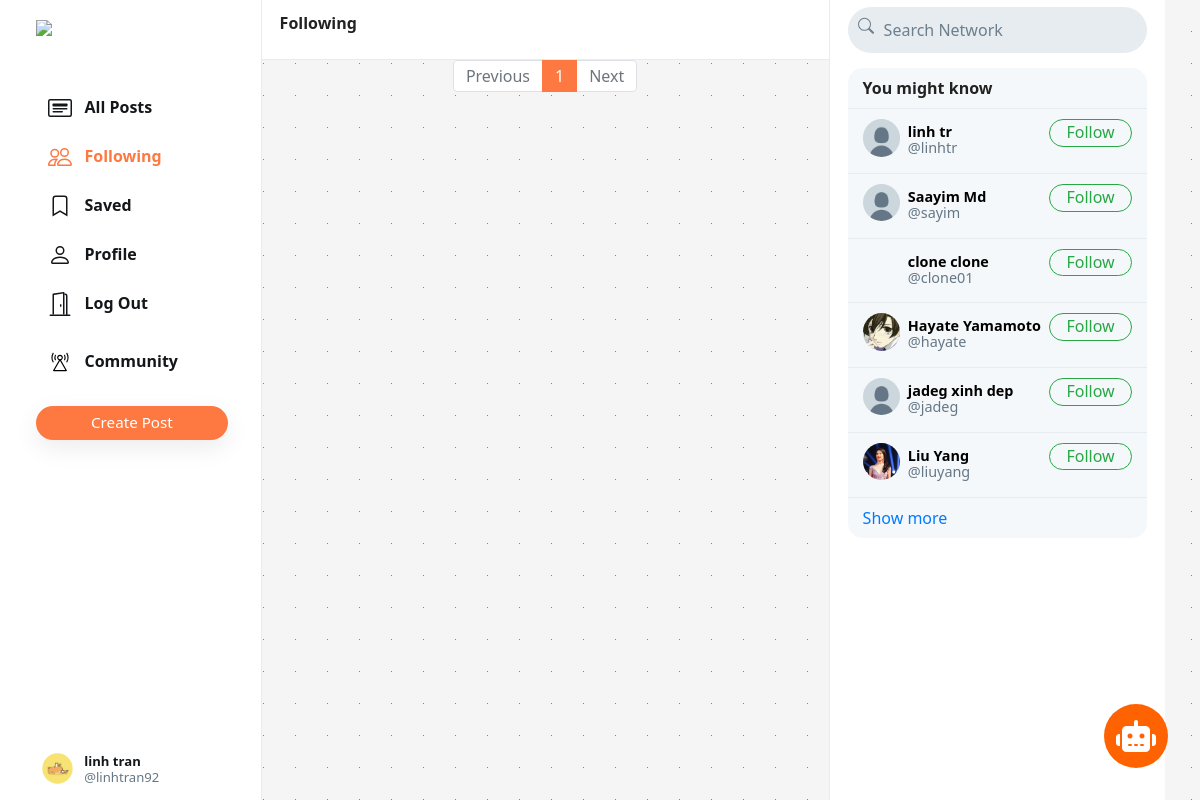
/n/following (signed in), run on the app's committed database.
### network/models.py (models this page shows, shortened)
class User(AbstractUser):
    profile_pic = models.ImageField(upload_to='profile_pic/')
    bio = models.TextField(max_length=160, blank=True, null=True)
    cover = models.ImageField(upload_to='covers/', blank=True)
    community = models.ManyToManyField('Community', blank=True, related_name='users', null=True, default=None)

### network/views.py (the view)
# urls.py: path("n/following", views.following, name='following'),
def following(request):
    if request.user.is_authenticated:
        following_user = Follower.objects.filter(
            followers=request.user).values('user')
        all_posts = Post.objects.filter(
            creater__in=following_user).order_by('-date_created')
        paginator = Paginator(all_posts, 10)
        page_number = request.GET.get('page')
        if page_number == None:
            page_number = 1
        posts = paginator.get_page(page_number)
        followings = Follower.objects.filter(
            followers=request.user).values_list('user', flat=True)
        suggestions = User.objects.exclude(pk__in=followings).exclude(
            username=request.user.username).order_by("?")[:6]
        return render(request, "network/index.html", {
            "posts": posts,
            "suggestions": suggestions,
            "page": "following"
        })
    else:
        return HttpResponseRedirect(reverse('login'))

### network/templates/network/index.html (shortened to what this page needs)
{% extends "network/layout.html" %}
{% load static %}
{% block body %}
<div class="main-div">
    <div class="left-div">
        <nav class="head heading">
            {% if page == 'all_posts' %}
            All Posts
            {% elif page == 'following' %}
            Following
            {% elif page == 'saved' %}
            Saved
            {% elif page == 'profile' %}
            Profile
            {% else %}
            Explore
            {% endif %}
        </nav>
        <div class="left-div-content">
            <div class="posts-view">
                <div class="main-div-content">
                    <nav aria-label="Page navigation example" class="pagination-bar">
                        <ul class="pagination justify-content-center">
                            {% if posts.has_previous %}
                            <li class="page-item">
                                <a class="page-link" href="?page={{ posts.previous_page_number | default:1}}"
                                    tabindex="-1" aria-disabled="true">Previous</a>
                            </li>
                            {% else %}
                            <li class="page-item disabled">
                                <a class="page-link" href="" tabindex="-1" aria-disabled="true">Previous</a>
                            </li>
                            {% endif %}
                            {% for each in posts.paginator.page_range %}
                            {% if each == posts.number %}
                            <li class="page-item active"><a class="page-link" href="?page={{each}}">{{each}}</a></li>
                            {% else %}
                            <li class="page-item"><a class="page-link" href="?page={{each}}">{{each}}</a></li>
                            {% endif %}
                            {% endfor %}
                            {% if posts.has_next %}
                            <li class="page-item">
                                <a class="page-link" href="?page={{ posts.next_page_number }}">Next</a>
                            </li>
                            {% else %}
                            <li class="page-item disabled">
                                <a class="page-link" href="">Next</a>
                            </li>
                            {% endif %}
                        </ul>
                    </nav>
                </div>
            </div>
        </div>
    </div>
</div>
{% endblock %}

### network/templates/network/layout.html (shortened to what this page needs)
{% load static %}
<!DOCTYPE html>
<html lang="en">
<head>
    <link rel="stylesheet" href="https://cdnjs.cloudflare.com/ajax/libs/font-awesome/6.4.0/css/all.min.css">
    <link rel="stylesheet" href="https://stackpath.bootstrapcdn.com/bootstrap/4.4.1/css/bootstrap.min.css"
>
    <link href="{% static 'network/styles.css' %}" rel="stylesheet">
    <link rel="stylesheet" href="{% static 'network/chat.css' %}">
    <link rel="stylesheet" href="{% static 'network/community.css' %}">
    <link href='https://unpkg.com/boxicons@2.1.1/css/boxicons.min.css' rel='stylesheet'>
</head>
<body>
    <div class="body" data-page="{{page}}">
        <div class="sidenav">
            <a href="{% url 'index' %}" class="navbar-brand">
                <img src="{% static 'network/Images/logo.png' %}" height="31px">
            </a>
            <div style="height: 100%;">
                <div>
                    <div>
                        <ul>
                            <li class="nav-item" id="all_posts">
                                <a href="{% url 'index' %}" class="nav-link">
                                    <div>
                                        &nbsp;&nbsp;All Posts
                                    </div>
                                </a>
                            </li>
                            {% if user.is_authenticated %}
                            <li class="nav-item" id="following">
                                <a href="{% url 'following' %}" class="nav-link">
                                    <div>
                                        &nbsp;&nbsp;Following
                                    </div>
                                </a>
                            </li>
                            <li class="nav-item" id="saved">
                                <a href="{% url 'saved' %}" class="nav-link">
                                    <div>
                                        <svg width="1.5em" height="1.5em" viewBox="0 0 16 16" class="bi bi-bookmark"
                                            fill="currentColor" xmlns="http://www.w3.org/2000/svg">
                                            <path fill-rule="evenodd"
                                                d="M8 12l5 3V3a2 2 0 0 0-2-2H5a2 2 0 0 0-2 2v12l5-3zm-4 1.234l4-2.4 4 2.4V3a1 1 0 0 0-1-1H5a1 1 0 0 0-1 1v10.234z" />
                                        </svg>
                                        &nbsp;&nbsp;Saved
                                    </div>
                                </a>
                            </li>
                            <li class="nav-item" id="profile">
                                <a href="{% url 'profile' user.username %}" class="nav-link">
                                    <div>
                                        &nbsp;&nbsp;Profile
                                    </div>
                                </a>
                            </li>
                            <li class="nav-item" id="logout">
                                <a href="{% url 'logout' %}" class="nav-link">
                                    <div>
                                        &nbsp;&nbsp;Log Out
                                    </div>
                                </a>
                            </li>
                            {% endif %}
                        </ul>
                    </div>
                    {% if user.is_authenticated %}
                    <li class="nav-item" id="login">
                        <a onclick="togglecommunity()" class="nav-link">
                            <div>
                                &nbsp;&nbsp;Community
                            </div>
                        </a>
                    </li>
                    <br>
                    <button id="popup-btn" class="btn btn-success new-post-btn"
                        style="background-color: #fe7941 !important; border: none !important;"
                        onclick="createpost()">Create
                        Post</button>
                    {% endif %}
                </div>
                <div style="position: absolute; bottom: 10px;">
                    {% if user.is_authenticated %}
                    <li class="nav-item sidenav-user">
                        <a href="{% url 'profile' user.username %}" class="nav-link">
                            <div class="user_account">
                                <div class="small-profilepic"
                                    style="float: left; background-image: url(/media/{{user.profile_pic}})"></div>
                                <div style="height: 2.7vw; margin: auto;">
                                    <div style="margin-top: 4px;"><strong>{{user.first_name}}
                                            {{user.last_name}}</strong></div>
                                    <div class="grey" style="margin-top: 4px;">@{{ user.username }}</div>
                                </div>
                            </div>
                        </a>
                    </li>
                    {% endif %}
                </div>
            </div>
        </div>
        {% block body %}
        {% endblock %}
        <div class="right-div">
            <nav class="head">
                <form action="#">
                    <div class="search-div">
                        <div>
                        </div>
                        <input type="text" name="query" id="search-box" placeholder="Search Network">
                    </div>
                </form>
            </nav>
            <div class='right-div-content'>
                <div class="space" style="background-color: white;"></div>
                {% if user.is_authenticated %}
                <div class="suggestion-box">
                    <div class="suggestion-header">
                        You might know
                    </div>
                    {% for suggestion in suggestions %}
                    <div class="suggestion-user">
                        <div>
                            <a href="{% url 'profile' suggestion.username %}">
                                <div class="small-profilepic"
                                    style="background-image: url(/media/{{suggestion.profile_pic}})"></div>
                            </a>
                        </div>
                        <div class="user-details">
                            <a href="{% url 'profile' suggestion.username %}">
                                <div id="user-name">
                                    <strong>
                                        {{suggestion.first_name}} {{suggestion.last_name}}
                                    </strong>
                                </div>
                                <div class="grey">@{{suggestion.username}}</div>
                            </a>
                        </div>
                        <div>
                            <button class="btn btn-outline-success" type="button"
                                onclick="follow_user(this,'{{suggestion.username}}','suggestion')">Follow</button>
                        </div>
                    </div>
                    {% empty %}
                    <div style="text-align: center; border-bottom: .5px solid #e6ecf0; padding: 10px 15px;">
                        <span class="grey" style="font-size: .9em;">No suggestions available.</span>
                    </div>
                    {% endfor %}
                    <div class="suggestion-footer">
                        <a href="#">Show more</a>
                    </div>
                </div>
                {% endif %}
                <div class="chatbox-wrapper">
                    <div class="chatbox-toggle">
                        <i class="fa-solid fa-robot fa-beat-fade"></i>
                    </div>
                </div>
            </div>
        </div>
    </div>
</body>
</html>

### network/static/network/styles.css (style rules this page uses)
.body { display: flex; min-height: 100%; font-family: system-ui, sans-serif; }
.btn { border-radius: 20px; padding: 0.32rem 1rem 0.375rem 1rem; }
.btn, .btn:focus, .btn:active { box-shadow: none !important; -webkit-box-shadow: none !important; }
.grey { color: #657786; }
svg { vertical-align: text-top; }
.sidenav { height: 100%; width: 21.8%; position: fixed; top: 0; left: 0; padding: 15px; list-style: none; border-right: .5px solid #e6ecf0; z-index: 100; padding-left: 3%; background-color: white; }
.sidenav ul { list-style: none; padding-left: 0px; margin-top: 3vh; }
.sidenav li { margin-top: 7px; }
.sidenav .nav-link { color: #14171a; line-height: .7em; font-weight: 700; padding: 0px; }
.sidenav .nav-link>div { padding: 10px 20px 8px 12px; border-radius: 25px; line-height: 0.9em; width: max-content; }
.new-post-btn { padding-left: 55px !important; padding-right: 55px !important; font-size: .95em; font-weight: 530; box-shadow: rgba(0, 0, 0, 0.08) 0px 8px 24px !important; }
.user_account { display: flex; font-size: .82rem; font-weight: normal; padding-top: 3px !important; padding-bottom: 3px !important; padding-left: 3px !important; }
.user_account .small-profilepic { transform: scale(.82); margin-left: auto; margin-top: auto; }
.active a { color: #fe7941 !important; }
.main-div { position: relative; width: 47.25%; min-height: 100vh; left: 21.8%; }
.left-div { position: relative; }
.head { height: 7.5vh; }
.heading { position: fixed; width: 47.255%; top: 0px; padding: 18px; border-bottom: .5px solid #e6ecf0; line-height: .7em; font-weight: 800; background-color: #fff; z-index: 1000; }
.left-div-content { margin-top: 7.5vh; }
.small-profilepic { width: 3.1vw; height: 3.1vw; border-radius: 9999px; overflow: hidden; margin-right: 8px; background-size: cover; background-repeat: no-repeat; background-position: center; box-sizing: content-box; }
.space { height: 8px; background-color: #e6ecf0; }
.pagination-bar { margin-top: 35px; margin-bottom: 35px; }
.pagination-bar .page-link { line-height: .9em; }
.page-item.active .page-link { color: white !important; background-color: #fe7941; border-color: #fe7941; }
.page-link { color: #fe7941; }
.right-div { width: 28%; height: 100vh; position: fixed; right: 2.95%; border-left: .5px solid #e6ecf0; background-color: white; }
.right-div .head { padding: .9vh 1.5vw; }
.right-div .search-div { margin-left: auto; margin-right: auto; display: flex; border-radius: 25px; background-color: #e6ecf0; padding-left: 10px; padding-right: 10px; vertical-align: middle; }
#search-box { height: 5.7vh; border: none; background: none; outline: none; width: 100%; margin-left: 8px; }
#search-box::placeholder { color: #6d7e8c; }
.right-div-content { height: 92.5vh; overflow: auto; padding-left: 1.5vw; padding-right: 1.5vw; }
.suggestion-box, .guest-box { border-radius: 15px; overflow: hidden; background-color: #f5f8fa; }
.suggestion-header { padding: 13px 15px; line-height: .9em; font-weight: 800; border-bottom: .5px solid #e6ecf0; }
.suggestion-user { display: flex; padding: 10px 15px; font-size: .9em; border-bottom: .5px solid #e6ecf0; }
.suggestion-user a { color: black; text-decoration: none; }
.user-details { flex: 1; line-height: 1.1em; padding: 5px 0px 7px 0px; }
.suggestion-user .btn { padding: 0em 1em .09em 1em; }
.suggestion-footer { padding: 13px 15px; line-height: .9em; }
.suggestion-footer a { text-decoration: none; }

### network/static/network/chat.css (style rules this page uses)
*, *::before, *::after { box-sizing: border-box; }
body, h1, h2, h3, h4, p, figure, blockquote, dl, dd { margin: 0; }
body { min-height: 100vh; text-rendering: optimizeSpeed; line-height: 1.5; font-family: 'Poppins', sans-serif; background: linear-gradient(90deg, var(--grey) 31px, transparent 1px) 50%, linear-gradient(180deg, var(--grey) 31px, var(--orange) 1px) 50%; background-size: 32px 32px; color: var(--dark); }
a:not([class]) { text-decoration-skip-ink: auto; }
img, picture { max-width: 100%; display: block; }
input, button, textarea, select { font: inherit; }
:root { --orange: #ff6200; --blue: #335DFF; --grey: #F5F5F5; --grey-d-1: #EEE; --grey-d-2: #DDD; --grey-d-3: #888; --white: #FFF; --dark: #222; }
.chatbox-wrapper { position: fixed; bottom: 2rem; right: 2rem; width: 4rem; height: 4rem; }
.chatbox-toggle { width: 100%; height: 100%; background: var(--orange); color: var(--white); font-size: 2rem; display: flex; justify-content: center; align-items: center; border-radius: 50%; cursor: pointer; transition: .2s; }

### data on the page
User: profile_pic (picture), first_name "linh", last_name "tran", username "linhtran92"
User: profile_pic (placeholder picture), first_name "linh", last_name "tr", username "linhtr"
User: profile_pic (placeholder picture), first_name "Saayim", last_name "Md", username "sayim"
User: first_name "clone", last_name "clone", username "clone01"
User: profile_pic (picture), first_name "Hayate", last_name "Yamamoto", username "hayate"
User: profile_pic (placeholder picture), first_name "jadeg", last_name "xinh dep", username "jadeg"
User: profile_pic (picture), first_name "Liu", last_name "Yang", username "liuyang"

### other printed values
{{ each }} "1"
